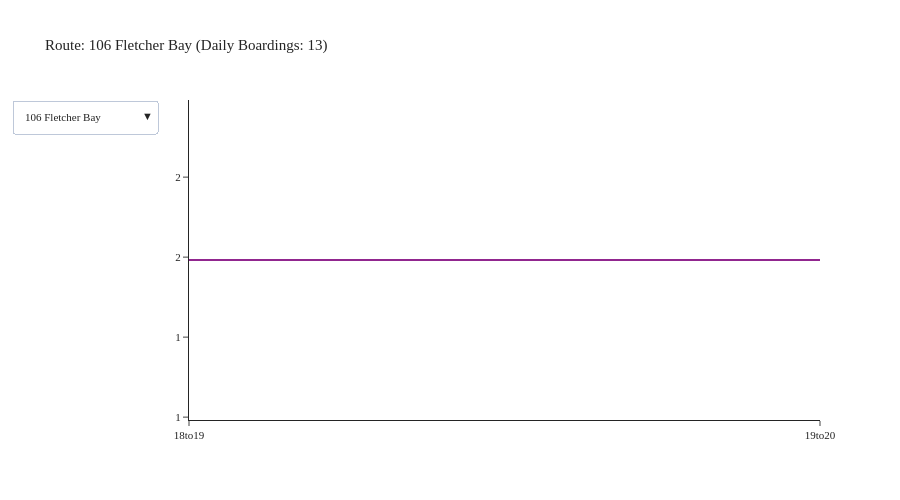

The notebook cell saved with this chart:
### Code cell
agency = 'Kitsap Transit'
df = df_transit_line[df_transit_line['agency'] == agency]
df = df.groupby(['tod', 'description']).agg({'boardings': 'sum'}).reset_index()
fig = create_tod_chart(df)
fig.show()

### Figure 1 — Plotly figure (JSON) as saved in the notebook; plotly's stock layout.template omitted (floating-point values rounded to 4 significant figures)
{"data": [{"mode": "lines", "name": "106 Fletcher Bay", "type": "scatter", "visible": true, "x": ["18to19", "19to20"], "y": [1.482, 1.482]}, {"mode": "lines", "name": "20 Navy Yard City", "type": "scatter", "visible": false, "x": ["18to19", "19to20"], "y": [6.385, 6.385]}, {"mode": "lines", "name": "212 Brem-Silverdle W", "type": "scatter", "visible": false, "x": ["18to19", "19to20", "20to21", "21to22", "22to23", "23to0", "0to1", "1to2", "2to3", "3to4", "4to5"], "y": [51.3, 51.3, 6.652, 6.652, 6.652, 6.652, 6.652, 6.652, 6.652, 6.652, 6.652]}, {"mode": "lines", "name": "215 McWilliams", "type": "scatter", "visible": false, "x": ["18to19", "19to20"], "y": [16.0, 16.0]}, {"mode": "lines", "name": "217 Brem-Silverdle E", "type": "scatter", "visible": false, "x": ["18to19", "19to20", "20to21", "21to22", "22to23", "23to0", "0to1", "1to2", "2to3", "3to4", "4to5"], "y": [81.93, 81.93, 7.237, 7.237, 7.237, 7.237, 7.237, 7.237, 7.237, 7.237, 7.237]}, {"mode": "lines", "name": "219 Crossroads", "type": "scatter", "visible": false, "x": [], "y": []}, {"mode": "lines", "name": "221 Perry Avenue", "type": "scatter", "visible": false, "x": ["18to19", "19to20"], "y": [14.44, 14.44]}, {"mode": "lines", "name": "222 Gateway", "type": "scatter", "visible": false, "x": ["18to19", "19to20"], "y": [2.595, 2.595]}, {"mode": "lines", "name": "223 Kariotis", "type": "scatter", "visible": false, "x": ["18to19", "19to20"], "y": [5.123, 5.123]}, {"mode": "lines", "name": "225 Sheridan Park", "type": "scatter", "visible": false, "x": ["18to19", "19to20"], "y": [12.57, 12.57]}, {"mode": "lines", "name": "235 E Silvr-Old Twn", "type": "scatter", "visible": false, "x": [], "y": []}, {"mode": "lines", "name": "237 W Silvr-Fairgrnd", "type": "scatter", "visible": false, "x": ["18to19", "19to20"], "y": [0.4768, 0.4768]}, {"mode": "lines", "name": "24 Olympic College", "type": "scatter", "visible": false, "x": ["18to19", "19to20"], "y": [6.156, 6.156]}, {"mode": "lines", "name": "26 Bay Vista", "type": "scatter", "visible": false, "x": ["18to19", "19to20"], "y": [8.197, 8.197]}, {"mode": "lines", "name": "301 N Kitsap FF", "type": "scatter", "visible": false, "x": ["18to19", "19to20"], "y": [9.43, 9.43]}, {"mode": "lines", "name": "302 Suquam-Kingston", "type": "scatter", "visible": false, "x": ["18to19", "19to20"], "y": [5.872, 5.872]}, {"mode": "lines", "name": "307 N Vkng-KingstnFF", "type": "scatter", "visible": false, "x": ["18to19", "19to20"], "y": [2.128, 2.128]}, {"mode": "lines", "name": "332 Poulsbo-Silvrdle", "type": "scatter", "visible": false, "x": ["18to19", "19to20"], "y": [16.4, 16.4]}, {"mode": "lines", "name": "333 Silvrdale-Bainb", "type": "scatter", "visible": false, "x": ["18to19", "19to20", "20to21", "21to22", "22to23", "23to0", "0to1", "1to2", "2to3", "3to4", "4to5"], "y": [17.43, 17.43, 1.126, 1.126, 1.126, 1.126, 1.126, 1.126, 1.126, 1.126, 1.126]}, {"mode": "lines", "name": "344 Poulsbo Central", "type": "scatter", "visible": false, "x": [], "y": []}, {"mode": "lines", "name": "390 Poulsbo-Bainbrdg", "type": "scatter", "visible": false, "x": ["18to19", "19to20", "20to21", "21to22", "22to23", "23to0", "0to1", "1to2", "2to3", "3to4", "4to5"], "y": [23.41, 23.41, 2.096, 2.096, 2.096, 2.096, 2.096, 2.096, 2.096, 2.096, 2.096]}, {"mode": "lines", "name": "4 Tremont", "type": "scatter", "visible": false, "x": ["18to19", "19to20"], "y": [1.124, 1.124]}, {"mode": "lines", "name": "5 Sidney", "type": "scatter", "visible": false, "x": ["18to19", "19to20"], "y": [3.118, 3.118]}, {"mode": "lines", "name": "8 Bethel", "type": "scatter", "visible": false, "x": ["18to19", "19to20"], "y": [16.29, 16.29]}, {"mode": "lines", "name": "81 Annapolis Commutr", "type": "scatter", "visible": false, "x": [], "y": []}, {"mode": "lines", "name": "85 Mullenix Express", "type": "scatter", "visible": false, "x": ["18to19", "19to20"], "y": [1.587, 1.587]}, {"mode": "lines", "name": "86 Southwrth Shuttle", "type": "scatter", "visible": false, "x": ["18to19", "19to20"], "y": [16.98, 16.98]}, {"mode": "lines", "name": "9 E Port Orchard", "type": "scatter", "visible": false, "x": ["18to19", "19to20"], "y": [3.009, 3.009]}, {"mode": "lines", "name": "93 Manzanita", "type": "scatter", "visible": false, "x": ["18to19", "19to20"], "y": [0.2641, 0.2641]}, {"mode": "lines", "name": "94 Agate Point", "type": "scatter", "visible": false, "x": ["18to19", "19to20"], "y": [0.778, 0.778]}, {"mode": "lines", "name": "95 Battle Point", "type": "scatter", "visible": false, "x": ["18to19", "19to20"], "y": [1.797, 1.797]}, {"mode": "lines", "name": "96 Sunrise", "type": "scatter", "visible": false, "x": ["18to19", "19to20"], "y": [1.038, 1.038]}, {"mode": "lines", "name": "97 Crystal Springs", "type": "scatter", "visible": false, "x": ["18to19", "19to20"], "y": [2.278, 2.278]}, {"mode": "lines", "name": "98 Fort Ward", "type": "scatter", "visible": false, "x": ["18to19", "19to20"], "y": [1.928, 1.928]}, {"mode": "lines", "name": "99 Bill Point", "type": "scatter", "visible": false, "x": ["18to19", "19to20"], "y": [0.3352, 0.3352]}, {"mode": "lines", "name": "Brem-Annapolis FF", "type": "scatter", "visible": false, "x": [], "y": []}, {"mode": "lines", "name": "Brem-Pt Orchard FF", "type": "scatter", "visible": false, "x": ["18to19", "19to20", "20to21", "21to22", "22to23", "23to0", "0to1", "1to2", "2to3", "3to4", "4to5"], "y": [23.98, 23.98, 1.347, 1.347, 1.347, 1.347, 1.347, 1.347, 1.347, 1.347, 1.347]}, {"mode": "lines", "name": "Seattle-Bremerton FF", "type": "scatter", "visible": false, "x": ["18to19", "19to20", "20to21", "21to22", "22to23", "23to0", "0to1", "1to2", "2to3", "3to4", "4to5"], "y": [98.63, 98.63, 3.529, 3.529, 3.529, 3.529, 3.529, 3.529, 3.529, 3.529, 3.529]}, {"mode": "lines", "name": "Seattle-Kingston FF", "type": "scatter", "visible": false, "x": ["18to19", "19to20"], "y": [4.355, 4.355]}, {"mode": "lines", "name": "Seattle-Southwrth FF", "type": "scatter", "visible": false, "x": ["18to19", "19to20"], "y": [3.759, 3.759]}, {"mode": "lines", "name": "377 BI Ferry-Pbo", "type": "scatter", "visible": false, "x": ["18to19", "19to20"], "y": [0.7469, 0.7469]}], "layout": {"font": {"size": 11}, "height": 500, "title": {"text": "Route: 106 Fletcher Bay (Daily Boardings: 13)"}, "updatemenus": [{"buttons": [{"args": [{"visible": [true, false, false, false, false, false, false, false, false, false, false, false, false, false, false, false, false, false, false, false, false, false, false, false, false, false, false, false, false, false, false, false, false, false, false, false, false, false, false, false, false]}, {"title": "Route: 106 Fletcher Bay (Daily Boardings: 13)"}], "label": "106 Fletcher Bay", "method": "update"}, {"args": [{"visible": [false, true, false, false, false, false, false, false, false, false, false, false, false, false, false, false, false, false, false, false, false, false, false, false, false, false, false, false, false, false, false, false, false, false, false, false, false, false, false, false, false]}, {"title": "Route: 20 Navy Yard City (Daily Boardings: 111)"}], "label": "20 Navy Yard City", "method": "update"}, {"args": [{"visible": [false, false, true, false, false, false, false, false, false, false, false, false, false, false, false, false, false, false, false, false, false, false, false, false, false, false, false, false, false, false, false, false, false, false, false, false, false, false, false, false, false]}, {"title": "Route: 212 Brem-Silverdle W (Daily Boardings: 874)"}], "label": "212 Brem-Silverdle W", "method": "update"}, {"args": [{"visible": [false, false, false, true, false, false, false, false, false, false, false, false, false, false, false, false, false, false, false, false, false, false, false, false, false, false, false, false, false, false, false, false, false, false, false, false, false, false, false, false, false]}, {"title": "Route: 215 McWilliams (Daily Boardings: 235)"}], "label": "215 McWilliams", "method": "update"}, {"args": [{"visible": [false, false, false, false, true, false, false, false, false, false, false, false, false, false, false, false, false, false, false, false, false, false, false, false, false, false, false, false, false, false, false, false, false, false, false, false, false, false, false, false, false]}, {"title": "Route: 217 Brem-Silverdle E (Daily Boardings: 1,110)"}], "label": "217 Brem-Silverdle E", "method": "update"}, {"args": [{"visible": [false, false, false, false, false, true, false, false, false, false, false, false, false, false, false, false, false, false, false, false, false, false, false, false, false, false, false, false, false, false, false, false, false, false, false, false, false, false, false, false, false]}, {"title": "Route: 219 Crossroads (Daily Boardings: 13)"}], "label": "219 Crossroads", "method": "update"}, {"args": [{"visible": [false, false, false, false, false, false, true, false, false, false, false, false, false, false, false, false, false, false, false, false, false, false, false, false, false, false, false, false, false, false, false, false, false, false, false, false, false, false, false, false, false]}, {"title": "Route: 221 Perry Avenue (Daily Boardings: 169)"}], "label": "221 Perry Avenue", "method": "update"}, {"args": [{"visible": [false, false, false, false, false, false, false, true, false, false, false, false, false, false, false, false, false, false, false, false, false, false, false, false, false, false, false, false, false, false, false, false, false, false, false, false, false, false, false, false, false]}, {"title": "Route: 222 Gateway (Daily Boardings: 24)"}], "label": "222 Gateway", "method": "update"}, {"args": [{"visible": [false, false, false, false, false, false, false, false, true, false, false, false, false, false, false, false, false, false, false, false, false, false, false, false, false, false, false, false, false, false, false, false, false, false, false, false, false, false, false, false, false]}, {"title": "Route: 223 Kariotis (Daily Boardings: 152)"}], "label": "223 Kariotis", "method": "update"}, {"args": [{"visible": [false, false, false, false, false, false, false, false, false, true, false, false, false, false, false, false, false, false, false, false, false, false, false, false, false, false, false, false, false, false, false, false, false, false, false, false, false, false, false, false, false]}, {"title": "Route: 225 Sheridan Park (Daily Boardings: 291)"}], "label": "225 Sheridan Park", "method": "update"}, {"args": [{"visible": [false, false, false, false, false, false, false, false, false, false, true, false, false, false, false, false, false, false, false, false, false, false, false, false, false, false, false, false, false, false, false, false, false, false, false, false, false, false, false, false, false]}, {"title": "Route: 235 E Silvr-Old Twn (Daily Boardings: 15)"}], "label": "235 E Silvr-Old Twn", "method": "update"}, {"args": [{"visible": [false, false, false, false, false, false, false, false, false, false, false, true, false, false, false, false, false, false, false, false, false, false, false, false, false, false, false, false, false, false, false, false, false, false, false, false, false, false, false, false, false]}, {"title": "Route: 237 W Silvr-Fairgrnd (Daily Boardings: 23)"}], "label": "237 W Silvr-Fairgrnd", "method": "update"}, {"args": [{"visible": [false, false, false, false, false, false, false, false, false, false, false, false, true, false, false, false, false, false, false, false, false, false, false, false, false, false, false, false, false, false, false, false, false, false, false, false, false, false, false, false, false]}, {"title": "Route: 24 Olympic College (Daily Boardings: 182)"}], "label": "24 Olympic College", "method": "update"}, {"args": [{"visible": [false, false, false, false, false, false, false, false, false, false, false, false, false, true, false, false, false, false, false, false, false, false, false, false, false, false, false, false, false, false, false, false, false, false, false, false, false, false, false, false, false]}, {"title": "Route: 26 Bay Vista (Daily Boardings: 129)"}], "label": "26 Bay Vista", "method": "update"}, {"args": [{"visible": [false, false, false, false, false, false, false, false, false, false, false, false, false, false, true, false, false, false, false, false, false, false, false, false, false, false, false, false, false, false, false, false, false, false, false, false, false, false, false, false, false]}, {"title": "Route: 301 N Kitsap FF (Daily Boardings: 148)"}], "label": "301 N Kitsap FF", "method": "update"}, {"args": [{"visible": [false, false, false, false, false, false, false, false, false, false, false, false, false, false, false, true, false, false, false, false, false, false, false, false, false, false, false, false, false, false, false, false, false, false, false, false, false, false, false, false, false]}, {"title": "Route: 302 Suquam-Kingston (Daily Boardings: 59)"}], "label": "302 Suquam-Kingston", "method": "update"}, {"args": [{"visible": [false, false, false, false, false, false, false, false, false, false, false, false, false, false, false, false, true, false, false, false, false, false, false, false, false, false, false, false, false, false, false, false, false, false, false, false, false, false, false, false, false]}, {"title": "Route: 307 N Vkng-KingstnFF (Daily Boardings: 25)"}], "label": "307 N Vkng-KingstnFF", "method": "update"}, {"args": [{"visible": [false, false, false, false, false, false, false, false, false, false, false, false, false, false, false, false, false, true, false, false, false, false, false, false, false, false, false, false, false, false, false, false, false, false, false, false, false, false, false, false, false]}, {"title": "Route: 332 Poulsbo-Silvrdle (Daily Boardings: 257)"}], "label": "332 Poulsbo-Silvrdle", "method": "update"}, {"args": [{"visible": [false, false, false, false, false, false, false, false, false, false, false, false, false, false, false, false, false, false, true, false, false, false, false, false, false, false, false, false, false, false, false, false, false, false, false, false, false, false, false, false, false]}, {"title": "Route: 333 Silvrdale-Bainb (Daily Boardings: 139)"}], "label": "333 Silvrdale-Bainb", "method": "update"}, {"args": [{"visible": [false, false, false, false, false, false, false, false, false, false, false, false, false, false, false, false, false, false, false, true, false, false, false, false, false, false, false, false, false, false, false, false, false, false, false, false, false, false, false, false, false]}, {"title": "Route: 344 Poulsbo Central (Daily Boardings: 95)"}], "label": "344 Poulsbo Central", "method": "update"}, {"args": [{"visible": [false, false, false, false, false, false, false, false, false, false, false, false, false, false, false, false, false, false, false, false, true, false, false, false, false, false, false, false, false, false, false, false, false, false, false, false, false, false, false, false, false]}, {"title": "Route: 390 Poulsbo-Bainbrdg (Daily Boardings: 286)"}], "label": "390 Poulsbo-Bainbrdg", "method": "update"}, {"args": [{"visible": [false, false, false, false, false, false, false, false, false, false, false, false, false, false, false, false, false, false, false, false, false, true, false, false, false, false, false, false, false, false, false, false, false, false, false, false, false, false, false, false, false]}, {"title": "Route: 4 Tremont (Daily Boardings: 44)"}], "label": "4 Tremont", "method": "update"}, {"args": [{"visible": [false, false, false, false, false, false, false, false, false, false, false, false, false, false, false, false, false, false, false, false, false, false, true, false, false, false, false, false, false, false, false, false, false, false, false, false, false, false, false, false, false]}, {"title": "Route: 5 Sidney (Daily Boardings: 59)"}], "label": "5 Sidney", "method": "update"}, {"args": [{"visible": [false, false, false, false, false, false, false, false, false, false, false, false, false, false, false, false, false, false, false, false, false, false, false, true, false, false, false, false, false, false, false, false, false, false, false, false, false, false, false, false, false]}, {"title": "Route: 8 Bethel (Daily Boardings: 223)"}], "label": "8 Bethel", "method": "update"}, {"args": [{"visible": [false, false, false, false, false, false, false, false, false, false, false, false, false, false, false, false, false, false, false, false, false, false, false, false, true, false, false, false, false, false, false, false, false, false, false, false, false, false, false, false, false]}, {"title": "Route: 81 Annapolis Commutr (Daily Boardings: 65)"}], "label": "81 Annapolis Commutr", "method": "update"}, {"args": [{"visible": [false, false, false, false, false, false, false, false, false, false, false, false, false, false, false, false, false, false, false, false, false, false, false, false, false, true, false, false, false, false, false, false, false, false, false, false, false, false, false, false, false]}, {"title": "Route: 85 Mullenix Express (Daily Boardings: 8)"}], "label": "85 Mullenix Express", "method": "update"}, {"args": [{"visible": [false, false, false, false, false, false, false, false, false, false, false, false, false, false, false, false, false, false, false, false, false, false, false, false, false, false, true, false, false, false, false, false, false, false, false, false, false, false, false, false, false]}, {"title": "Route: 86 Southwrth Shuttle (Daily Boardings: 179)"}], "label": "86 Southwrth Shuttle", "method": "update"}, {"args": [{"visible": [false, false, false, false, false, false, false, false, false, false, false, false, false, false, false, false, false, false, false, false, false, false, false, false, false, false, false, true, false, false, false, false, false, false, false, false, false, false, false, false, false]}, {"title": "Route: 9 E Port Orchard (Daily Boardings: 99)"}], "label": "9 E Port Orchard", "method": "update"}, {"args": [{"visible": [false, false, false, false, false, false, false, false, false, false, false, false, false, false, false, false, false, false, false, false, false, false, false, false, false, false, false, false, true, false, false, false, false, false, false, false, false, false, false, false, false]}, {"title": "Route: 93 Manzanita (Daily Boardings: 18)"}], "label": "93 Manzanita", "method": "update"}, {"args": [{"visible": [false, false, false, false, false, false, false, false, false, false, false, false, false, false, false, false, false, false, false, false, false, false, false, false, false, false, false, false, false, true, false, false, false, false, false, false, false, false, false, false, false]}, {"title": "Route: 94 Agate Point (Daily Boardings: 7)"}], "label": "94 Agate Point", "method": "update"}, {"args": [{"visible": [false, false, false, false, false, false, false, false, false, false, false, false, false, false, false, false, false, false, false, false, false, false, false, false, false, false, false, false, false, false, true, false, false, false, false, false, false, false, false, false, false]}, {"title": "Route: 95 Battle Point (Daily Boardings: 42)"}], "label": "95 Battle Point", "method": "update"}, {"args": [{"visible": [false, false, false, false, false, false, false, false, false, false, false, false, false, false, false, false, false, false, false, false, false, false, false, false, false, false, false, false, false, false, false, true, false, false, false, false, false, false, false, false, false]}, {"title": "Route: 96 Sunrise (Daily Boardings: 16)"}], "label": "96 Sunrise", "method": "update"}, {"args": [{"visible": [false, false, false, false, false, false, false, false, false, false, false, false, false, false, false, false, false, false, false, false, false, false, false, false, false, false, false, false, false, false, false, false, true, false, false, false, false, false, false, false, false]}, {"title": "Route: 97 Crystal Springs (Daily Boardings: 23)"}], "label": "97 Crystal Springs", "method": "update"}, {"args": [{"visible": [false, false, false, false, false, false, false, false, false, false, false, false, false, false, false, false, false, false, false, false, false, false, false, false, false, false, false, false, false, false, false, false, false, true, false, false, false, false, false, false, false]}, {"title": "Route: 98 Fort Ward (Daily Boardings: 31)"}], "label": "98 Fort Ward", "method": "update"}, {"args": [{"visible": [false, false, false, false, false, false, false, false, false, false, false, false, false, false, false, false, false, false, false, false, false, false, false, false, false, false, false, false, false, false, false, false, false, false, true, false, false, false, false, false, false]}, {"title": "Route: 99 Bill Point (Daily Boardings: 8)"}], "label": "99 Bill Point", "method": "update"}, {"args": [{"visible": [false, false, false, false, false, false, false, false, false, false, false, false, false, false, false, false, false, false, false, false, false, false, false, false, false, false, false, false, false, false, false, false, false, false, false, true, false, false, false, false, false]}, {"title": "Route: Brem-Annapolis FF (Daily Boardings: 19)"}], "label": "Brem-Annapolis FF", "method": "update"}, {"args": [{"visible": [false, false, false, false, false, false, false, false, false, false, false, false, false, false, false, false, false, false, false, false, false, false, false, false, false, false, false, false, false, false, false, false, false, false, false, false, true, false, false, false, false]}, {"title": "Route: Brem-Pt Orchard FF (Daily Boardings: 247)"}], "label": "Brem-Pt Orchard FF", "method": "update"}, {"args": [{"visible": [false, false, false, false, false, false, false, false, false, false, false, false, false, false, false, false, false, false, false, false, false, false, false, false, false, false, false, false, false, false, false, false, false, false, false, false, false, true, false, false, false]}, {"title": "Route: Seattle-Bremerton FF (Daily Boardings: 539)"}], "label": "Seattle-Bremerton FF", "method": "update"}, {"args": [{"visible": [false, false, false, false, false, false, false, false, false, false, false, false, false, false, false, false, false, false, false, false, false, false, false, false, false, false, false, false, false, false, false, false, false, false, false, false, false, false, true, false, false]}, {"title": "Route: Seattle-Kingston FF (Daily Boardings: 23)"}], "label": "Seattle-Kingston FF", "method": "update"}, {"args": [{"visible": [false, false, false, false, false, false, false, false, false, false, false, false, false, false, false, false, false, false, false, false, false, false, false, false, false, false, false, false, false, false, false, false, false, false, false, false, false, false, false, true, false]}, {"title": "Route: Seattle-Southwrth FF (Daily Boardings: 37)"}], "label": "Seattle-Southwrth FF", "method": "update"}, {"args": [{"visible": [false, false, false, false, false, false, false, false, false, false, false, false, false, false, false, false, false, false, false, false, false, false, false, false, false, false, false, false, false, false, false, false, false, false, false, false, false, false, false, false, true]}, {"title": "Route: 377 BI Ferry-Pbo (Daily Boardings: 1)"}], "label": "377 BI Ferry-Pbo", "method": "update"}], "direction": "down", "showactive": true}], "width": 900, "yaxis": {"tickformat": ".00f"}}}
